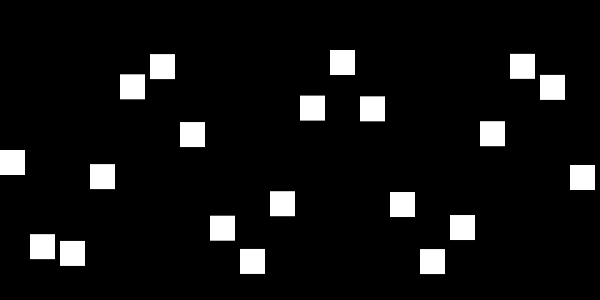
Frame 1 (no input)
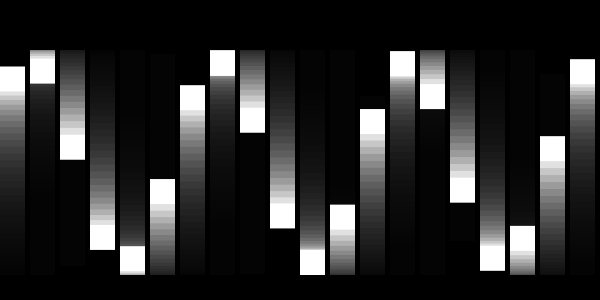
Frame 60 (the mouse pressed at the canvas centre just before this capture)
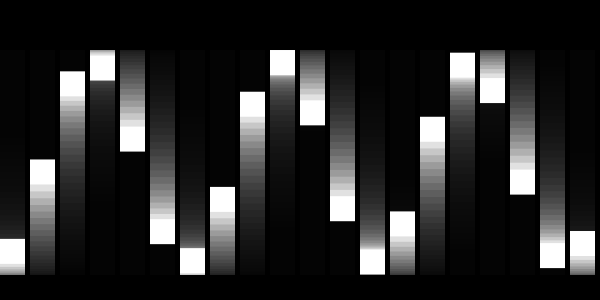
Frame 120 (the mouse held since frame 60 and released just before this capture)

The Processing sketch that drew these frames (run headless with seeded random() and noise(); from frame 60 on, the mouse is pressed at the canvas centre):

// Processing sketch: processing_47794
// ── processing_47794.pde

float x;
float y;

void setup() {
  size(600, 300);
  background(0);

  smooth();
}

void draw() {
  noStroke();
  fill(0, 30);
  rect(0, 0, width, height);

  for (int i = 0;i < 35;i++) {
    y = 100*sin(x+i);
    fill(255);
    rect(i*30, y+height/2, 25, 25);
  }
  x += 0.07;
}
